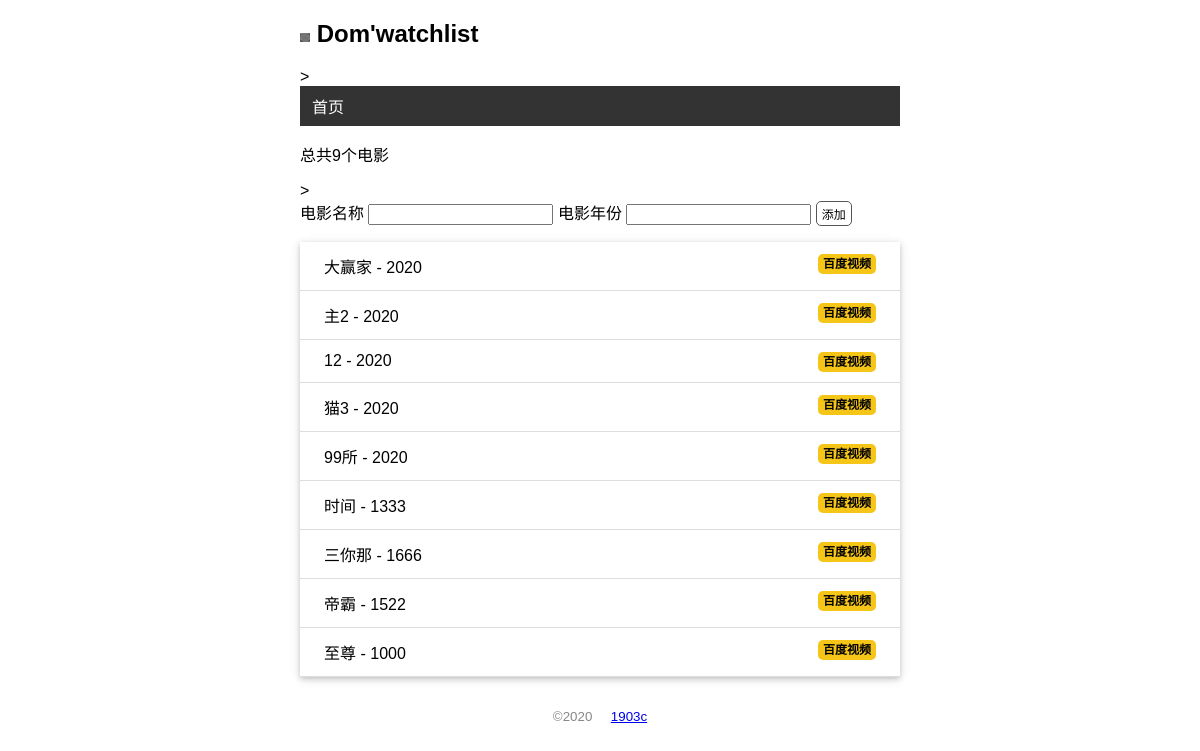
Before: / with the older database file.
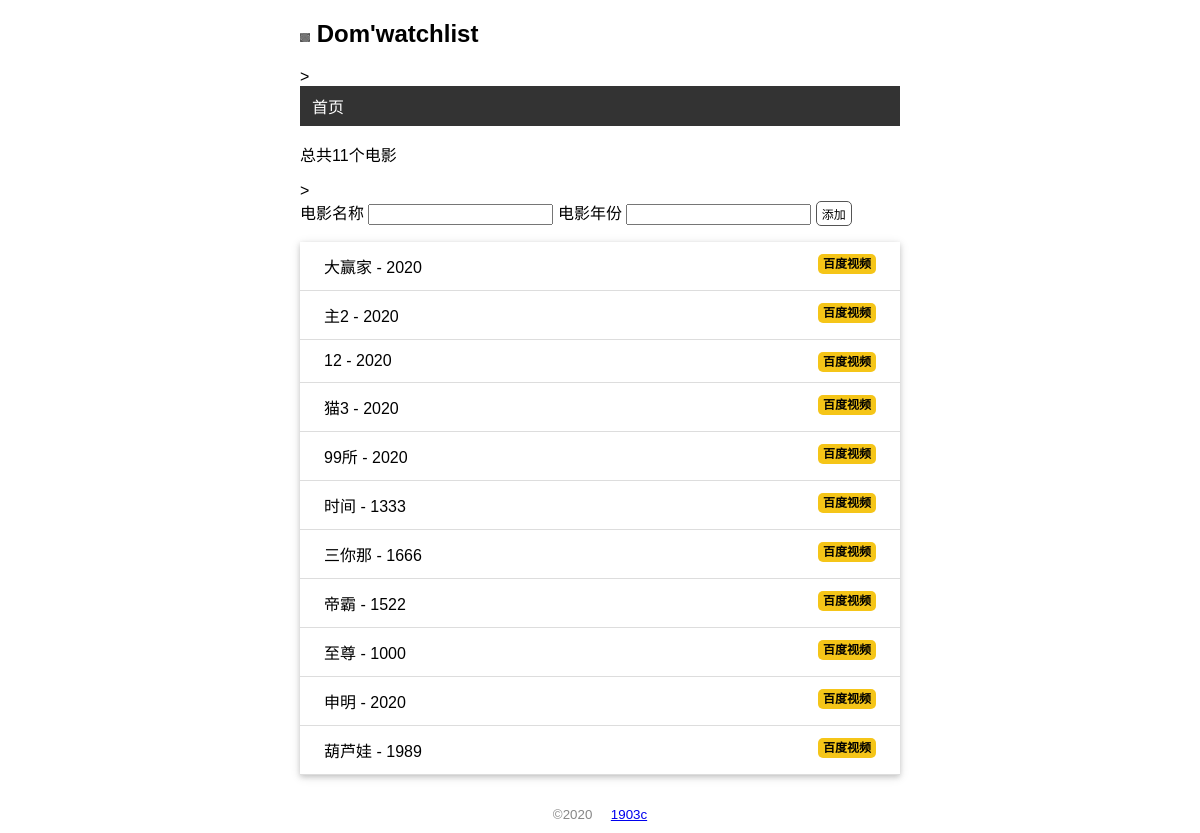
After: the same page with the newer database file.
### app.py (models this page shows)
class User(db.Model):
    id = db.Column(db.Integer,primary_key=True)
    name = db.Column(db.String(20))

class Movie(db.Model):
     id = db.Column(db.Integer,primary_key=True)
     title = db.Column(db.String(60))
     year = db.Column(db.String(4))

### app.py (the view, shortened to what this page needs)
@app.route('/',methods=['GET','POST'])
def index():
    movies = Movie.query.all()
    return render_template('index.html',movies=movies)

### app.py (called while the page is built)
@app.context_processor
def common_user():
    user = User.query.first()
    return dict(user=user)

### templates/index.html
{% extends 'base.html' %}
{% block content %}
<p>总共{{ movies|length }}个电影</p>
>
<form action="" method="POST">
    电影名称 <input type="text" name='title' required autocapitalize="off">
    电影年份 <input type="text" name='year' required autocapitalize="off">
    <input class='btn' type="submit" value="添加">
</form>
<ul class='movie-list'>
    {% for movie in movies %}
    <li>
        {{movie.title}} - {{movie.year}}
        <span class='float-right'>
            <a class='baidu' href="http://v.baidu.com/v?word={{ movie.title }}&ct=301989888&rn=67&pn=0&db=0&s=0&fbl=800&ie=utf-8&oq={{movie.title}}&f=3&rsp=0" target="_blank">百度视频</a>
        </span>
    </li>
    {% endfor %}
</ul>
{% endblock%}

### templates/base.html (shortened to what this page needs)
<!DOCTYPE html>
<html lang="zh">
<head>
    {% block head %}
    <link rel="stylesheet" href="{{ url_for('static',filename='css/style.css')}}">
    {% endblock %}
</head>
<body>
    <h2>
        <img src="{{ url_for('static',filename='images/0.jpg')}}" alt="头像" class="ac">
        {{ user.name }}'watchlist
    </h2>
    >
    <nav>
        <ul>
            <li>
                <a href="{{ url_for('index')}}"> 首页</a>
            </li>
        </ul>
    </nav>
    {% block content %}
    {% endblock%}
    <footer>
        <small>&copy;2020 &nbsp;&nbsp;&nbsp; <a href="#">1903c</a></small>
    </footer>
</body>
</html>

### static/css/style.css (style rules this page uses)
body { margin: 0 auto; max-width: 600px; font-size: 16px; font-family: Arial, Helvetica, sans-serif; }
footer { color:#888; margin-top: 20px; text-align: center; padding: 10px; }
.ac { width: 10px; }
.movie-list { list-style-type: none; padding: 0; margin-bottom: 10px; box-shadow: 0 2px 5px 0 rgba(0, 0, 0, 0.16),0 2px 10px 0 rgba(0, 0, 0, 0.12); }
.movie-list li { padding: 12px 24px; border-bottom: 1px solid #dddddd; }
nav ul { list-style-type: none; margin: 0; padding: 0; overflow: hidden; background-color: #333333; }
nav li { float: left; }
nav li a { display: block; color: white; text-align: center; padding: 8px 12px; text-decoration:none; }
.float-right { float: right; }
.baidu { font-size: 12px; font-weight: bold; color: black; text-decoration: none; background: #f5c518; border-radius: 5px; padding: 3px 5px; }
.btn { font-size: 12px; padding: 3px 5px; text-decoration: none; cursor: pointer; background-color: white; color: black; border: 1px solid #555555; border-radius: 5px; }

Changed rows visible on the page:
added Movie: title "申明", year "2020"
added Movie: title "葫芦娃", year "1989"
Other visible differences:
{{ movies|length }}: "9" → "11"
